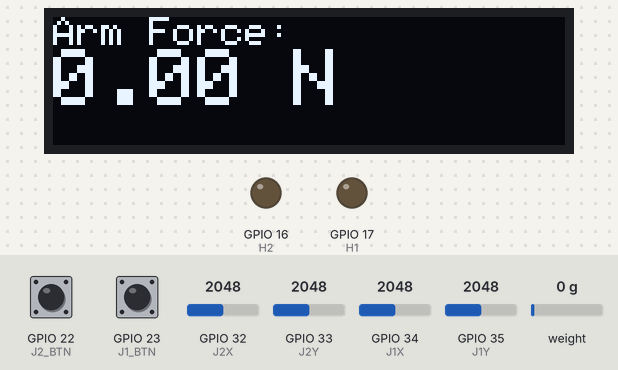
Bench run of a sketch on a simulated ESP32. On the bench: 128×32 one-colour display, output pins drawn as LEDs (lit = HIGH). The inputs (shaded band) are chosen by the test bench; at power-on: GPIO 22 (J2_BTN) HIGH, weight on the scale 0 g, GPIO 23 (J1_BTN) HIGH, GPIO 32 (J2X) = 2048, GPIO 33 (J2Y) = 2048, GPIO 34 (J1X) = 2048, GPIO 35 (J1Y) = 2048 (analog values on the 0–4095 scale). WiFi joins after 1.5 s; servers stay silent unless stated; what the sketch prints to the serial monitor is not drawn.

Above: at 3.7 s.
3.8 s: GPIO 22 (J2_BTN) pulled LOW for 1 s
At 5.9 s:
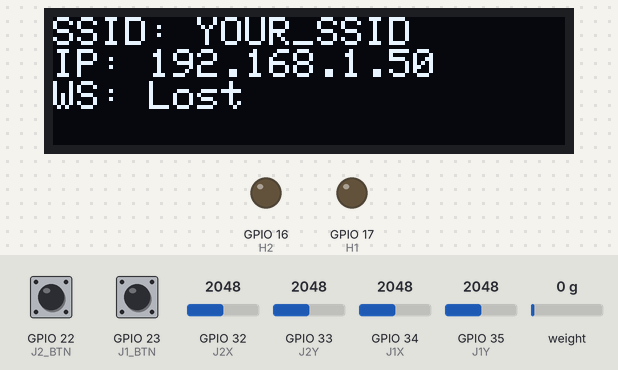
6.3 s: GPIO 22 (J2_BTN) pulled LOW for 3.2 s
At 8.1 s:
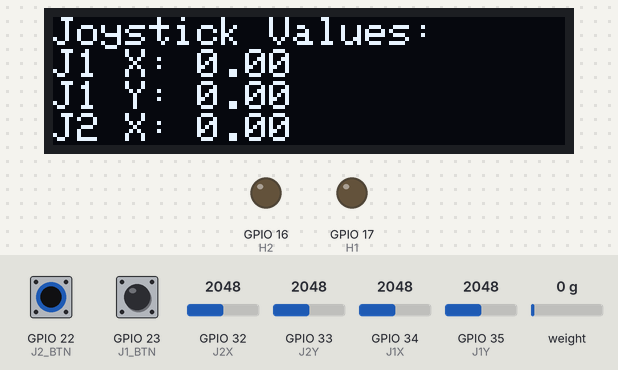
11.0 s: GPIO 22 (J2_BTN) pulled LOW for 1 s
At 12.5 s:
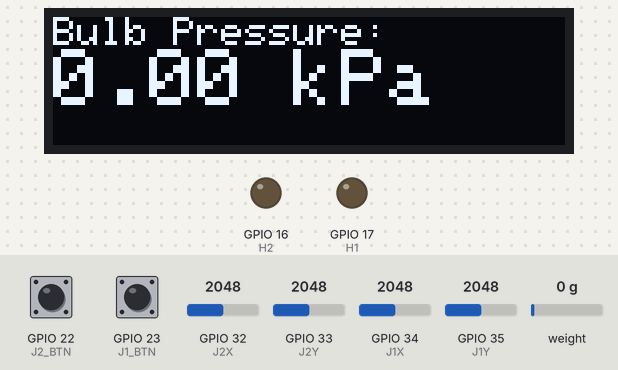
13.5 s: weight on the scale set to 100 g
At 14.9 s:
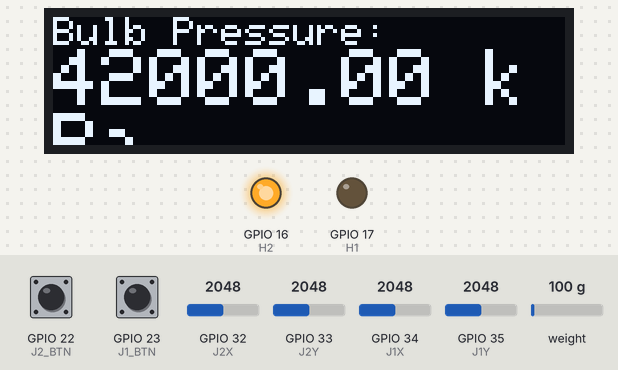
15.3 s: GPIO 22 (J2_BTN) pulled LOW for 0.15 s
At 17.2 s:
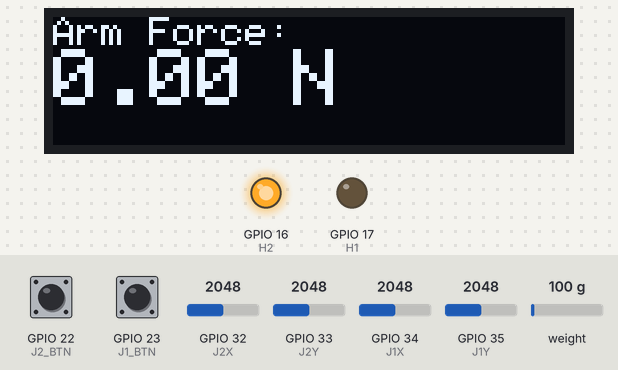
Timing chart, 0 to 18.7 s (numbered marks = the images above; inputs shaded):
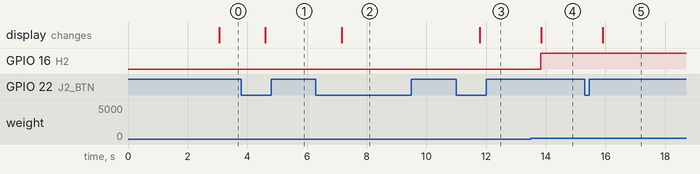

Measured:
- after the input at 3.8 s, the display: changes after 0.80 s (image 1)
- after the input at 6.3 s, the display: changes after 0.87 s (image 2)
- after the input at 11.0 s, the display: changes after 0.80 s (image 3)
- after the input at 13.5 s, GPIO 16 (H2): LOW → HIGH after 0.34 s; the display: changes after 0.35 s (image 4)
- after the input at 15.3 s, the display: changes after 0.61 s (image 5)

The sketch:

Controller.ino
```cpp
#include <WiFi.h>
#include <WebSocketsClient.h>
#include <ArduinoJson.h>
#include <HX711.h>
#include <Wire.h>
#include <Adafruit_GFX.h>
#include <Adafruit_SSD1306.h>

// Wi-Fi & Ws client
const char* WIFI_SSID = "YOUR_SSID";
const char* WIFI_PWD  = "YOUR_PASSWORD";
WebSocketsClient ws;
const char* ARM_HOST  = "arm.local";
const uint16_t ARM_PORT = 81;
const char* ARM_PATH  = "/ws";

// Joysticks
const int J1X = 34, J1Y = 35, J2X = 32, J2Y = 33;
const int J1_BTN = 23, J2_BTN = 22;
const int BUF_LEN = 5, SAMPLE_MS = 10;
int buf1x[BUF_LEN] = {}, buf1y[BUF_LEN] = {}, buf2x[BUF_LEN] = {}, buf2y[BUF_LEN] = {};
int bufIdx = 0;
int ctr1x = 2048, ctr1y = 2048, ctr2x = 2048, ctr2y = 2048;  // Midpoints
const float ADC_MAX = 2048.0;
volatile float lastArmForce = 0;
const int DEADZONE_PCT = 5;
int DEADZONE = ADC_MAX * DEADZONE_PCT / 100;

// HX711 for bulb pressure
const int BULB_DT = 19, BULB_SCK = 18;
HX711 bulbScale;

// H-bridge pins for actuator
const int H1 = 17, H2 = 16;

// OLED
#define SCREEN_WIDTH 128
#define SCREEN_HEIGHT 32
Adafruit_SSD1306 display(SCREEN_WIDTH, SCREEN_HEIGHT, &Wire, -1);
int screenPage = 0;
const int NUM_PAGES = 4;

// WS reconnect flag
bool wsReconnectNeeded = false;

// Moving average filter
float avgFilter(int raw, int* buf) {
  buf[bufIdx] = raw;
  long sum = 0;
  for (int i = 0; i < BUF_LEN; i++) sum += buf[i];
  return float(sum) / BUF_LEN;
}

// WS events
void onWsEvent(WStype_t type, uint8_t* data, size_t len) {
  if (type == WStype_DISCONNECTED) {
    Serial.println("WebSocket disconnected, reconnecting...");
    wsReconnectNeeded = true;
  } else if (type == WStype_CONNECTED) {
    Serial.println("WS to arm OK");
  } else if (type == WStype_TEXT) {
    StaticJsonDocument<128> doc;
    if (!deserializeJson(doc, data, len) &&
        String(doc["type"]) == "force" &&
        String(doc["motor"]) == "grasper_servo") {
      lastArmForce = doc["force"].as<float>();
    }
  }
}

void calibrateJoysticks() {
  ctr1x = analogRead(J1X);
  ctr1y = analogRead(J1Y);
  ctr2x = analogRead(J2X);
  ctr2y = analogRead(J2Y);
  Serial.printf("Joystick centers calibrated: J1(%d,%d), J2(%d,%d)\n", ctr1x, ctr1y, ctr2x, ctr2y);
}

void updateDisplay(float j1x, float j1y, float j2x, float j2y, float kPa) {
  display.clearDisplay();
  display.setTextColor(SSD1306_WHITE);
  display.setCursor(0, 0);
  switch (screenPage) {
    case 0:
      display.setTextSize(1);
      display.println("Arm Force:");
      display.setTextSize(2);
      display.print(lastArmForce, 2); display.println(" N");
      break;
    case 1:
      display.setTextSize(1);
      display.println("Bulb Pressure:");
      display.setTextSize(2);
      display.print(kPa, 2); display.println(" kPa");
      break;
    case 2:
      display.setTextSize(1);
      display.println("Joystick Values:");
      display.printf("J1 X: %.2f\n", j1x);
      display.printf("J1 Y: %.2f\n", j1y);
      display.printf("J2 X: %.2f\n", j2x);
      display.printf("J2 Y: %.2f\n", j2y);
      break;
    case 3:
      display.setTextSize(1);
      display.print("SSID: "); display.println(WiFi.SSID());
      display.print("IP: "); display.println(WiFi.localIP());
      display.print("WS: "); display.println(ws.isConnected() ? "Connected" : "Lost");
      break;
  }
  display.display();
}

void setup() {
  Serial.begin(115200);
  analogReadResolution(12);

  pinMode(J1_BTN, INPUT_PULLUP);
  pinMode(J2_BTN, INPUT_PULLUP);

  // H-bridge setup
  pinMode(H1, OUTPUT); pinMode(H2, OUTPUT);
  digitalWrite(H1, LOW); digitalWrite(H2, LOW);

   if (!display.begin(SSD1306_SWITCHCAPVCC, 0x3C)) {
    Serial.println("SSD1306 allocation failed");
    while (1);
  }

  // HX711 setup
  bulbScale.begin(BULB_DT, BULB_SCK);
  bulbScale.set_scale(1.0);
  bulbScale.tare();

  // Wi-Fi connect
  WiFi.begin(WIFI_SSID, WIFI_PWD);
  Serial.print("Connecting to Wi-Fi");
  while (WiFi.status() != WL_CONNECTED) {
    delay(300); Serial.print('.');
  }
  Serial.println(" connected");

  // Calibrate joystick
  calibrateJoysticks();
  ws.begin(ARM_HOST, ARM_PORT, ARM_PATH);
  ws.onEvent(onWsEvent);
}

void loop() {

  static bool j1Prev = HIGH, j2Prev = HIGH;
  bool j1Now = digitalRead(J1_BTN);
  bool j2Now = digitalRead(J2_BTN);
  if (j1Prev == HIGH && j1Now == LOW) screenPage = (screenPage + 1) % NUM_PAGES;
  if (j2Prev == HIGH && j2Now == LOW) screenPage = (screenPage - 1 + NUM_PAGES) % NUM_PAGES;
  j1Prev = j1Now;
  j2Prev = j2Now;

  // Reconnect Wi-Fi
  if (WiFi.status() != WL_CONNECTED) {
    Serial.println("Wi-Fi lost, reconnecting...");
    WiFi.begin(WIFI_SSID, WIFI_PWD);
    delay(500);
    return;
  }

  // Reconnect WebSocket
  if (wsReconnectNeeded) {
    wsReconnectNeeded = false;
    ws.begin(ARM_HOST, ARM_PORT, ARM_PATH);
    ws.onEvent(onWsEvent);
  }

  ws.loop();

  static unsigned long last = millis();
  if (millis() - last < SAMPLE_MS) return;
  last = millis();

  // read joysticks
  int r1x = analogRead(J1X) - ctr1x;
  int r1y = analogRead(J1Y) - ctr1y;
  int r2x = analogRead(J2X) - ctr2x;
  int r2y = analogRead(J2Y) - ctr2y;

  r1x = abs(r1x) < DEADZONE ? 0 : r1x;
  r1y = abs(r1y) < DEADZONE ? 0 : r1y;
  r2x = abs(r2x) < DEADZONE ? 0 : r2x;
  r2y = abs(r2y) < DEADZONE ? 0 : r2y;

  float j1x = avgFilter(r1x, buf1x) / ADC_MAX;
  float j1y = avgFilter(r1y, buf1y) / ADC_MAX;
  float j2x = avgFilter(r2x, buf2x) / ADC_MAX;
  float j2y = avgFilter(r2y, buf2y) / ADC_MAX;
  bufIdx = (bufIdx + 1) % BUF_LEN;

  // send joystick JSON
  StaticJsonDocument<128> jd;
  jd["type"] = "joystick";
  jd["j1x"] = j1x;
  jd["j1y"] = j1y;
  jd["j2x"] = j2x;
  jd["j2y"] = j2y;
  String out;
  serializeJson(jd, out);
  ws.sendTXT(out);

  // read & send pressure data
  float raw = bulbScale.get_units(5);
  float kPa = raw * 1.0; // Replace with calibrated multiplier
  StaticJsonDocument<128> fd;
  fd["type"] = "force";
  fd["motor"] = "grasper_servo";
  fd["force"] = kPa;
  String fo;
  serializeJson(fd, fo);
  ws.sendTXT(fo);

  // match arm’s force via H-bridge
   float err = lastArmForce - kPa;
  if (err > 1.0) {
    digitalWrite(H1, HIGH); digitalWrite(H2, LOW);
  } else if (err < -1.0) {
    digitalWrite(H1, LOW); digitalWrite(H2, HIGH);
  } else {
    digitalWrite(H1, LOW); digitalWrite(H2, LOW);
  }

  updateDisplay(j1x, j1y, j2x, j2y, kPa);
}
```
